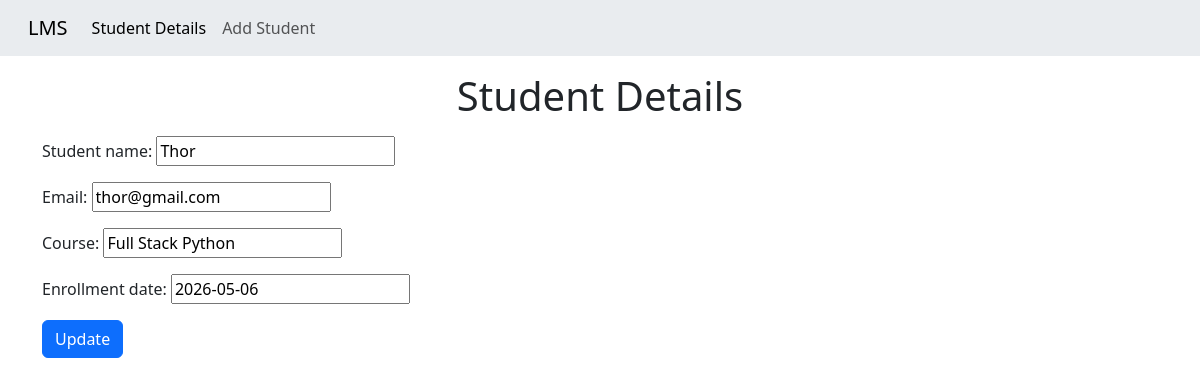
Page /details/2/ on the earlier database version.
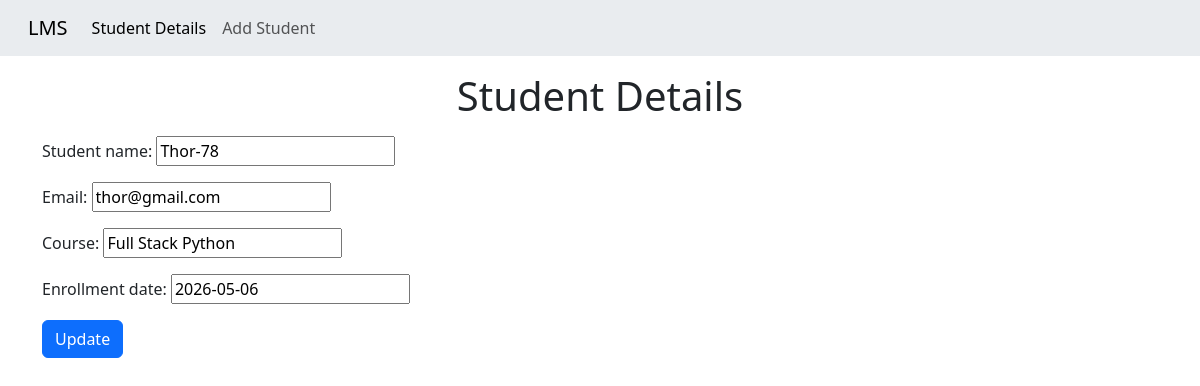
Same page on the later database version.
### student_CRUD/models.py (models this page shows, shortened)
class StudentDetail(models.Model) :
        student_name = models.CharField(max_length=100)
        email = models.EmailField(max_length=50 , unique=True)
        course = models.CharField(max_length=75)
        enrollment_date = models.DateField()

### student_CRUD/views.py (the view)
# urls.py: path("details/<int:id>/", views.details, name="details"),
def details(request, id) :
        if request.method == "POST" :
                student = get_object_or_404(StudentDetail, pk=id)
                form = StudentForm(request.POST, instance=student)
                if form.is_valid() :
                        form.save()
                        return redirect("homepage")
        student = get_object_or_404(StudentDetail,pk=id)
        form = StudentForm(instance=student)
        context = {
              "form" : form
      }
        return render(request, "view_details.html", context)

### student_CRUD/forms.py
class StudentForm(forms.ModelForm) :
        class Meta :
                model = StudentDetail
                fields = ["student_name", "email", "course", "enrollment_date"]

### student_CRUD/templates/view_details.html
{% extends "master.html" %} {% block content %}
<h1 class="text-center mt-3 mb-3">Student Details</h1>
<div class="container">
  <form action="" method="POST">
    {% csrf_token %} {{ form.as_p }}
    <button type="submit" class="btn btn-primary">Update</button>
  </form>
</div>
{% endblock content %}

Differences in the rows shown:
changed StudentDetail "thor@gmail.com": student_name "Thor" → "Thor-78"
